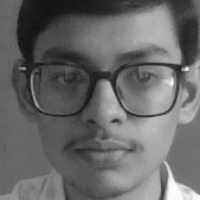
#> input picture face_recognition_project/dataset/ayush_i/ayush_i_001.jpg, 200 x 200 px, given in place of the camera
$ python 01_collect_faces.py
#> lines starting #> are read from the running program, lines starting #| are printed output that depends on the picture
import os
import time
import cv2
import config

os.makedirs(
    f"{config.DATASET_DIR}/{config.PERSON_DIR_NAME}",
    exist_ok=True
)

cascade = config.CASCADE_PATH
if not os.path.isfile(cascade):
    cascade = cv2.data.haarcascades + "haarcascade_frontalface_default.xml"

detector = cv2.CascadeClassifier(cascade)
cap = cv2.VideoCapture(config.CAMERA_INDEX)

count, last = 0, 0

while count < config.TARGET_SAMPLES:
    ret, frame = cap.read()
#> frame is the input picture: shape (200, 200, 3); min 18, max 255, mean 104.5
    if not ret:
        break

    gray = cv2.cvtColor(frame, cv2.COLOR_BGR2GRAY)

    faces = detector.detectMultiScale(
        gray,
        config.SCALE_FACTOR,
        config.MIN_NEIGHBORS,
        minSize=config.MIN_FACE_SIZE
    )
#> faces = [[16, 11, 175, 175]]

    if len(faces):
        x, y, w, h = max(faces, key=lambda f: f[2] * f[3])
#> x = 16; y = 11; w = 175; h = 175

        if time.time() - last > .2:
            face = cv2.resize(gray[y:y+h, x:x+w], config.FACE_SIZE)
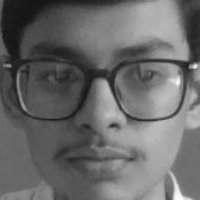
#> face: shape (200, 200); min 19, max 251, mean 105
            count += 1
            cv2.imwrite(
                f"{config.DATASET_DIR}/{config.PERSON_DIR_NAME}/"
                f"{config.PERSON_DIR_NAME}_{count:03}.jpg",
                face
            )
            last = time.time()

        cv2.rectangle(frame, (x,y), (x+w,y+h), (0,255,0), 2)

    cv2.putText(
        frame, f"{count}/{config.TARGET_SAMPLES}",
        (10,30), cv2.FONT_HERSHEY_SIMPLEX, .8, (0,255,0), 2
    )
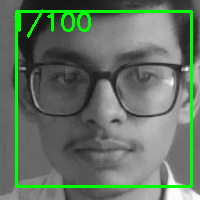
#> frame: shape (200, 200, 3); mean B, G, R 98.7, 115, 98.7

    cv2.imshow("Face Collection", frame)

    if cv2.waitKey(1) & 255 in (ord("q"), ord("Q")):
#> (key q is pressed here)
        break

cap.release()
cv2.destroyAllWindows()

$ run again, on face_recognition_project/dataset/ayush_i/ayush_i_002.jpg
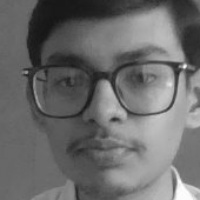
#> input picture face_recognition_project/dataset/ayush_i/ayush_i_002.jpg, 200 x 200 px, given in place of the camera
#> frame is the input picture: shape (200, 200, 3); min 21, max 255, mean 107.2
#> faces = [[12, 10, 176, 176]]
#> x = 12; y = 10; w = 176
#> `face = cv2.resize(gray[y:y+h, x:x+w], config.FACE_SIZE)`:
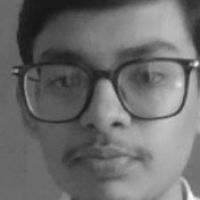
#> face: shape (200, 200); min 21, max 249, mean 108.5
#> `cv2.putText( frame, f"{count}/{config.TARGET_SAMPLES}", (10,30), cv2.F..`:
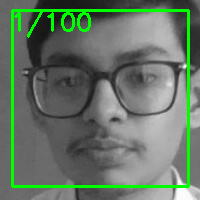
#> frame: shape (200, 200, 3); mean B, G, R 101.3, 117.9, 101.3
